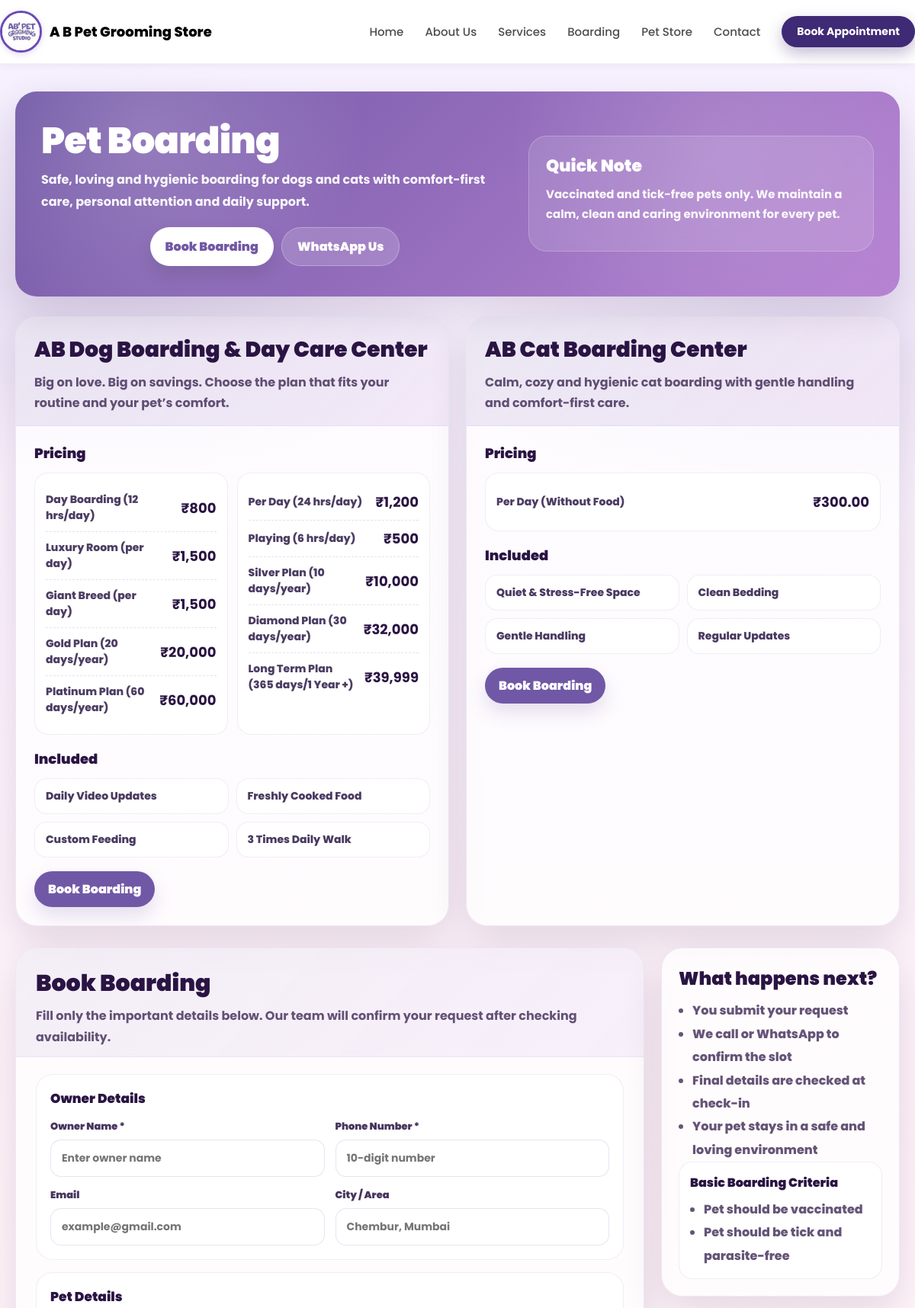
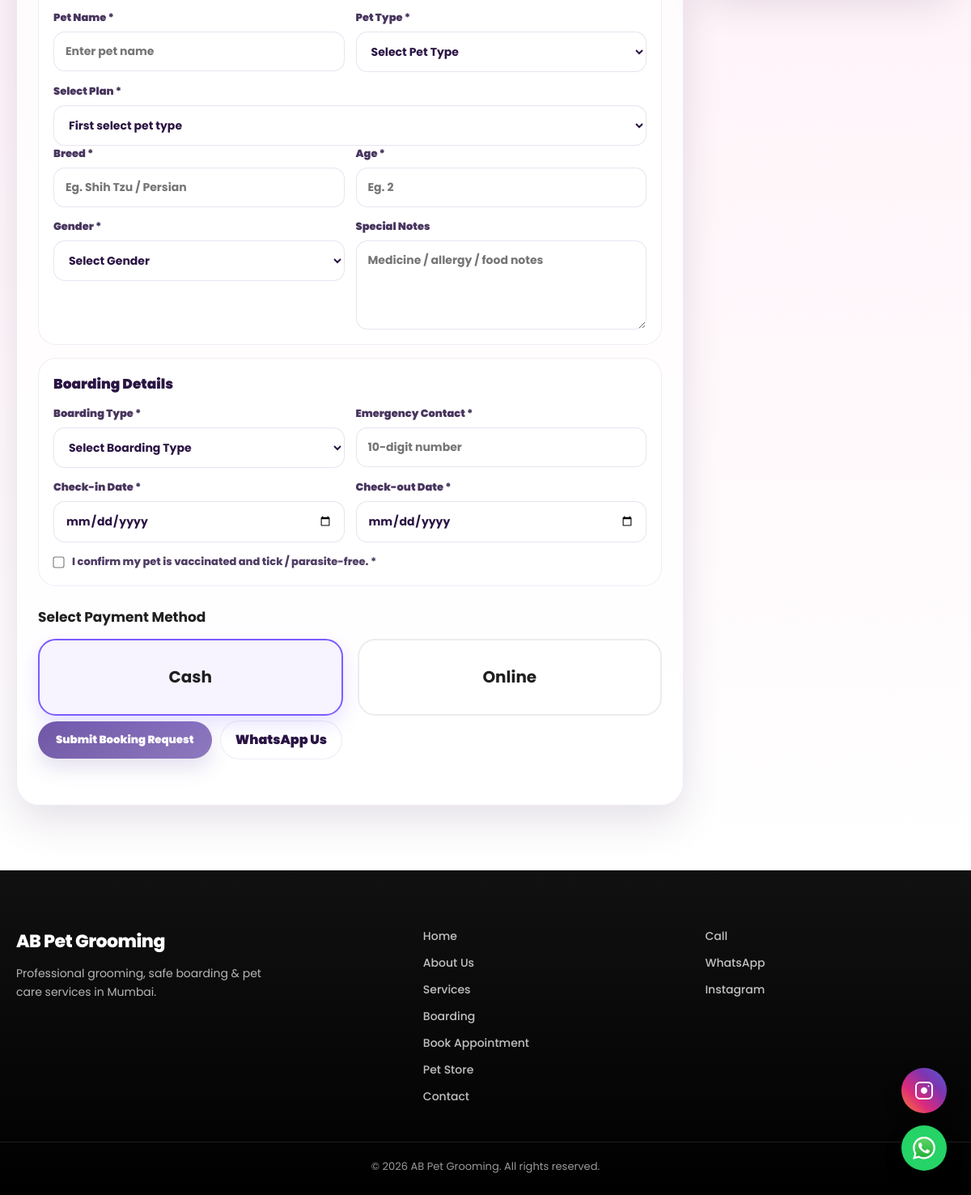
Screenshot of /boarding.php with the database file from the repository (2 pictures, top to bottom).
### tables this page shows
CREATE TABLE `pet_boarding` (
  `id` int(11) NOT NULL,
  `name` varchar(255) NOT NULL,
  `price` decimal(10,2) NOT NULL,
  `type` enum('dog','cat') NOT NULL
);

### boarding.php (the view, shortened to what this page needs)
<?php
include 'config/db.php';
include "includes/header.php";
?>
<section class="boarding-page">
  <div class="boarding-container">
    <section class="boarding-hero">
      <div class="boarding-hero-content">
        <div>
          <h1>Pet Boarding</h1>
          <p>
            Safe, loving and hygienic boarding for dogs and cats with comfort-first care, personal attention and daily support.
          </p>
          <div class="hero-actions">
            <a href="#boardingForm" class="board-btn board-btn-primary">Book Boarding</a>
            <a href="https://wa.me/918828719786" target="_blank" class="board-btn board-btn-secondary">WhatsApp Us</a>
          </div>
        </div>
        <div class="hero-note">
          <h3>Quick Note</h3>
          <p>Vaccinated and tick-free pets only. We maintain a calm, clean and caring environment for every pet.</p>
        </div>
      </div>
    </section>
    <section class="boarding-info-grid">
      <div class="info-card">
        <div class="info-card-top">
          <h2>AB Dog Boarding & Day Care Center</h2>
          <p>Big on love. Big on savings. Choose the plan that fits your routine and your pet’s comfort.</p>
        </div>
        <div class="info-card-body">
          <h3 class="info-section-title">Pricing</h3>
<?php
$dogPricing = mysqli_query($conn,"
    SELECT * FROM pet_boarding
    WHERE type='dog'
    ORDER BY id ASC
");
$dogItems = [];
while($row = mysqli_fetch_assoc($dogPricing)){
    $dogItems[] = $row;
}
$leftItems = [];
$rightItems = [];
foreach($dogItems as $index => $item){
    if($index % 2 == 0){
        $leftItems[] = $item;
    } else {
        $rightItems[] = $item;
    }
}
?>
<div class="price-grid">
    <div class="price-box">
        <?php foreach($leftItems as $dog): ?>
        <div class="price-row">
            <span><?php echo $dog['name']; ?></span>
            <b>₹<?php echo number_format($dog['price'], 0); ?></b>
        </div>
        <?php endforeach; ?>
    </div>
    <div class="price-box">
        <?php foreach($rightItems as $dog): ?>
        <div class="price-row">
            <span><?php echo $dog['name']; ?></span>
            <b>₹<?php echo number_format($dog['price'], 0); ?></b>
        </div>
        <?php endforeach; ?>
    </div>
</div>
          <h3 class="info-section-title">Included</h3>
          <div class="feature-grid">
            <div class="feature-item">Daily Video Updates</div>
            <div class="feature-item">Freshly Cooked Food</div>
            <div class="feature-item">Custom Feeding</div>
            <div class="feature-item">3 Times Daily Walk</div>
          </div>
         <div class="info-card-actions">
            <a href="#boardingForm" class="soft-btn">Book Boarding</a>
          </div>
        </div>
      </div>
      <div class="info-card">
        <div class="info-card-top">
          <h2>AB Cat Boarding Center</h2>
          <p>Calm, cozy and hygienic cat boarding with gentle handling and comfort-first care.</p>
        </div>
        <div class="info-card-body">
          <h3 class="info-section-title">Pricing</h3>
        <div class="price-box" style="margin-bottom:18px;">
<?php
$catPricing = mysqli_query($conn,"
SELECT * FROM pet_boarding
WHERE type='cat'
ORDER BY id ASC
");
while($cat = mysqli_fetch_assoc($catPricing)):
?>
<div class="price-row">
<span><?php echo $cat['name']; ?></span>
<b>₹<?php echo $cat['price']; ?></b>
</div>
<?php endwhile; ?>
</div>
          <h3 class="info-section-title">Included</h3>
          <div class="feature-grid">
            <div class="feature-item">Quiet & Stress-Free Space</div>
            <div class="feature-item">Clean Bedding</div>
            <div class="feature-item">Gentle Handling</div>
            <div class="feature-item">Regular Updates</div>
          </div>
          <div class="info-card-actions">
            <a href="#boardingForm" class="soft-btn">Book Boarding</a>
          </div>
        </div>
      </div>
    </section>
    <section class="form-layout">
      <div class="boarding-form-card">
        <div class="form-head">
          <h2>Book Boarding</h2>
          <p>Fill only the important details below. Our team will confirm your request after checking availability.</p>
        </div>
        <form id="boardingForm" class="boarding-form" method="POST" action="submit_boarding.php">
          <div class="form-block">
            <h3>Owner Details</h3>
            <div class="form-row">
              <div class="form-field">
                <label>Owner Name *</label>
                <input
                  type="text"
                  name="owner_name"
                  id="owner_name"
                  maxlength="30"
                  pattern="[A-Za-z ]{1,30}"
                  placeholder="Enter owner name"
                  required>
              </div>
              <div class="form-field">
                <label>Phone Number *</label>
                <input
                  type="tel"
                  name="phone"
                  id="phone"
                  maxlength="10"
                  pattern="[0-9]{10}"
                  inputmode="numeric"
                  placeholder="10-digit number"
                  required>
              </div>
            </div>
            <div class="form-row">
              <div class="form-field">
                <label>Email</label>
                <input type="email" name="email" id="email" placeholder="example@gmail.com">
              </div>
              <div class="form-field">
                <label>City / Area</label>
                <input type="text" name="city" id="city" maxlength="30" placeholder="Chembur, Mumbai">
              </div>
            </div>
          </div>
          <div class="form-block">
            <h3>Pet Details</h3>
            <div class="form-row">
              <div class="form-field">
                <label>Pet Name *</label>
                <input
                  type="text"
                  name="pet_name"
                  id="pet_name"
                  maxlength="30"
                  pattern="[A-Za-z ]{1,30}"
                  placeholder="Enter pet name"
                  required>
              </div>
              <div class="form-field">
                <label>Pet Type *</label>
                <select name="pet_type" id="pet_type" required>
                  <option value="">Select Pet Type</option>
                </select>
              </div>
            </div>
            <div class="form-field">
  <label>Select Plan *</label>
  <select name="plan" id="plan" required>
    <option value="">First select pet type</option>
  </select>
</div>
            <div class="form-row">
              <div class="form-field">
                <label>Breed *</label>
                <input
                  type="text"
                  name="breed"
                  id="breed"
                  maxlength="30"
                  pattern="[A-Za-z ]{1,30}"
                  placeholder="Eg. Shih Tzu / Persian"
                  required>
              </div>
              <div class="form-field">
                <label>Age *</label>
                <input
                  type="number"
                  name="age"
                  id="age"
                  min="0"
                  max="30"
                  step="0.5"
                  placeholder="Eg. 2"
                  required>
              </div>
            </div>
            <div class="form-row">
              <div class="form-field">
                <label>Gender *</label>
                <select name="gender" id="gender" required>
                  <option value="">Select Gender</option>
                </select>
              </div>
              <div class="form-field">
                <label>Special Notes</label>
                <textarea name="notes" id="notes" maxlength="150" placeholder="Medicine / allergy / food notes"></textarea>
              </div>
            </div>
          </div>
          <div class="form-block">
            <h3>Boarding Details</h3>
            <div class="form-row">
              <div class="form-field">
                <label>Boarding Type *</label>
                <select name="boarding_type" id="boarding_type" required>
                  <option value="">Select Boarding Type</option>
                </select>
              </div>
              <div class="form-field">
                <label>Emergency Contact *</label>
                <input
                  type="tel"
                  name="emergency_contact"
                  id="emergency_contact"
                  maxlength="10"
                  pattern="[0-9]{10}"
                  inputmode="numeric"
                  placeholder="10-digit number"
                  required>
              </div>
            </div>
            <div class="form-row">
              <div class="form-field">
                <label>Check-in Date *</label>
                <input type="date" name="checkin_date" id="checkinDate" required>
              </div>
              <div class="form-field">
                <label>Check-out Date *</label>
                <input type="date" name="checkout_date" id="checkoutDate" required>
              </div>
            </div>
            <div class="form-check">
              <input type="checkbox" id="vaccinated" name="vaccinated_confirm" value="Yes" required>
              <label for="vaccinated">I confirm my pet is vaccinated and tick / parasite-free. *</label>
</div>
</div>
<div class="payment-method-section">
    <label class="payment-title">
        Select Payment Method
    </label>
    <div class="payment-options">
        <label class="payment-card">
            <div class="payment-content">
                <h4>Cash</h4>
            </div>
        </label>
        <label class="payment-card">
            <div class="payment-content">
                <h4>Online</h4>
            </div>
        </label>
    </div>
</div>
          <div class="form-actions">
    <button type="submit" class="submit-btn">Submit Booking Request</button>
            <a href="https://wa.me/918828719786" target="_blank" class="ghost-btn">WhatsApp Us</a>
          </div>
          <div class="form-msg" id="formMsg"></div>
        </form>
      </div>
      <aside class="boarding-side-card">
        <h3>What happens next?</h3>
        <ul>
          <li>You submit your request</li>
          <li>We call or WhatsApp to confirm the slot</li>
          <li>Final details are checked at check-in</li>
          <li>Your pet stays in a safe and loving environment</li>
        </ul>
      <div class="criteria-box">
            <h4>Basic Boarding Criteria</h4>
            <ul>
              <li>Pet should be vaccinated</li>
              <li>Pet should be tick and parasite-free</li>
            </ul>
          </div>
</aside>
    </section>
  </div>
</section>
<?php include "includes/footer.php"; ?>

### includes/header.php (shortened to what this page needs)
<!DOCTYPE html>
<html lang="en">
<head>
  <link rel="stylesheet" href="assets/css/style.css">
</head>
<body>
<header class="site-header">
  <div class="container nav-inner">
    <a class="brand" href="index.php">
      <img src="assets/images/logo.png" alt="A B Pet Grooming Logo" class="logo">
      <span>A B Pet Grooming Store</span>
    </a>
    <nav class="nav">
      <a href="index.php">Home</a>
      <a href="about.php">About Us</a>
      <a href="services.php">Services</a>
      <a href="boarding.php">Boarding</a>
      <a href="petstore.php">Pet Store</a>
      <a href="contact.php">Contact</a>
      <a href="book-appointment.php" class="nav-btn">Book Appointment</a>
    </nav>
  </div>
</header>

### includes/footer.php (shortened to what this page needs)
<footer class="footer">
  <div class="container footer-inner">
    <div>
      <div class="footer-brand">AB Pet Grooming</div>
      <p class="muted">Professional grooming, safe boarding & pet care services in Mumbai.</p>
    </div>
    <div class="footer-links">
      <a href="index.php">Home</a>
      <a href="about.php">About Us</a>
      <a href="services.php">Services</a>
      <a href="boarding.php">Boarding</a>
      <a href="book-appointment.php">Book Appointment</a>
      <a href="petstore.php">Pet Store</a>
      <a href="contact.php">Contact</a>
    </div>
    <div class="footer-links">
      <a href="tel:+918828719786">Call</a>
      <a href="https://wa.me/918828719786" target="_blank">WhatsApp</a>
      <a href="https://instagram.com/ab_pet_grooming_studio" target="_blank">Instagram</a>
    </div>
  </div>
  <div class="container footer-bottom muted">
    © <?php echo date('Y'); ?> AB Pet Grooming. All rights reserved.
  </div>
</footer>
<div class="floating-buttons">
    <a href="https://instagram.com/ab_pet_grooming_studio" target="_blank" class="floating-btn floating-ig" aria-label="Instagram">
    </a>
    <a href="https://wa.me/918828719786" target="_blank" class="floating-btn floating-wa" aria-label="WhatsApp">
    </a>
</div>
</body>
</html>

### assets/css/style.css (style rules this page uses)
:root { --royal-dark: #3f2a75; --royal: #5a3ec8; --royal-light: #a58ae6; --royal-soft: #f3eeff; --text-dark: #1c1c1c; --white: #ffffff; }
* { margin: 0; padding: 0; box-sizing: border-box; font-family: 'Poppins', sans-serif; }
body { background: linear-gradient(180deg, #f6f1ff, #ffffff); color: var(--text-dark); }
.container { max-width: 1200px; margin: auto; padding: 0 20px; }
.site-header { position: sticky; top: 0; z-index: 1000; background: rgba(255, 255, 255, 0.95); backdrop-filter: blur(10px); border-bottom: 1px solid rgba(0, 0, 0, 0.06); box-shadow: 0 2px 10px rgba(0, 0, 0, 0.05); }
.nav-inner { display: flex; align-items: center; justify-content: space-between; padding: 14px 0; }
.brand { display: flex; align-items: center; gap: 10px; font-weight: 900; font-size: 20px; color: var(--royal-dark); text-decoration: none; }
.brand span { font-size: 18px; font-weight: 800; color: #000000; }
.logo { width: 55px; height: 55px; border-radius: 50%; object-fit: contain; background: #ffffff; border: 3px solid #6b4bb6; box-shadow: 0 2px 8px rgba(107, 75, 182, 0.2); }
.nav { display: flex; align-items: center; gap: 28px; }
.nav a { font-size: 15px; text-decoration: none; font-weight: 500; color: rgba(0, 0, 0, 0.7); transition: color 0.3s ease; }
.nav a:not(.nav-btn) { position: relative; padding: 8px 0; }
.nav a:not(.nav-btn)::after { content: ''; position: absolute; bottom: -2px; left: 0; width: 0; height: 2px; background: var(--royal); transition: width 0.3s ease; }
.nav-btn { background: var(--royal-dark); color: #ffffff !important; padding: 10px 20px !important; border-radius: 999px; font-weight: 700 !important; font-size: 14px !important; display: inline-flex; align-items: center; justify-content: center; box-shadow: 0 8px 20px rgba(59, 34, 113, 0.3); transition: all 0.3s ease !important; }
.hero-actions { display: flex; gap: 12px; flex-wrap: wrap; justify-content: center; }
.muted { color: rgba(0,0,0,0.60); }
.floating-buttons { position: fixed; bottom: 30px; right: 30px; display: flex; flex-direction: column; gap: 15px; z-index: 1000; }
.floating-btn { width: 56px; height: 56px; border-radius: 50%; display: flex; align-items: center; justify-content: center; text-decoration: none; transition: all 0.3s ease; box-shadow: 0 8px 25px rgba(0,0,0,0.15); }
.floating-wa { background: #25D366; }
.floating-ig { background: linear-gradient(45deg,#f58529,#dd2a7b,#8134af,#515bd4); }
.footer { background: linear-gradient(180deg, #111111 0%, #000000 100%); color: #ffffff; padding: 70px 0 25px 0; border-top: 1px solid rgba(255, 255, 255, 0.08); }
.footer-inner { display: grid; grid-template-columns: 1.5fr 1fr 1fr; gap: 40px; align-items: start; }
.footer-brand { font-size: 22px; font-weight: 800; margin-bottom: 12px; letter-spacing: -0.5px; }
.footer p { color: rgba(255, 255, 255, 0.7); line-height: 1.7; font-size: 14px; max-width: 320px; }
.footer-links { display: flex; flex-direction: column; gap: 12px; }
.footer-links a { color: rgba(255, 255, 255, 0.75); text-decoration: none; font-size: 14px; font-weight: 500; transition: .3s ease; display: block; }
.footer-bottom { text-align: center; margin-top: 45px; padding-top: 20px; border-top: 1px solid rgba(255, 255, 255, 0.1); font-size: 13px; color: rgba(255, 255, 255, 0.6); }

### rows the page displays
pet_boarding: name "Day Boarding (12 hrs/day)", price "800"
pet_boarding: name "Luxury Room (per day)", price "1,500"
pet_boarding: name "Giant Breed (per day)", price "1,500"
pet_boarding: name "Gold Plan (20 days/year)", price "20,000"
pet_boarding: name "Platinum Plan (60 days/year)", price "60,000"
pet_boarding: name "Per Day (24 hrs/day)", price "1,200"
pet_boarding: name "Playing (6 hrs/day)", price "500"
pet_boarding: name "Silver Plan (10 days/year)", price "10,000"
pet_boarding: name "Diamond Plan (30 days/year)", price "32,000"
pet_boarding: name "Long Term Plan (365 days/1 Year +)", price "39,999"
pet_boarding: name "Per Day (Without Food)", price "300.00"
